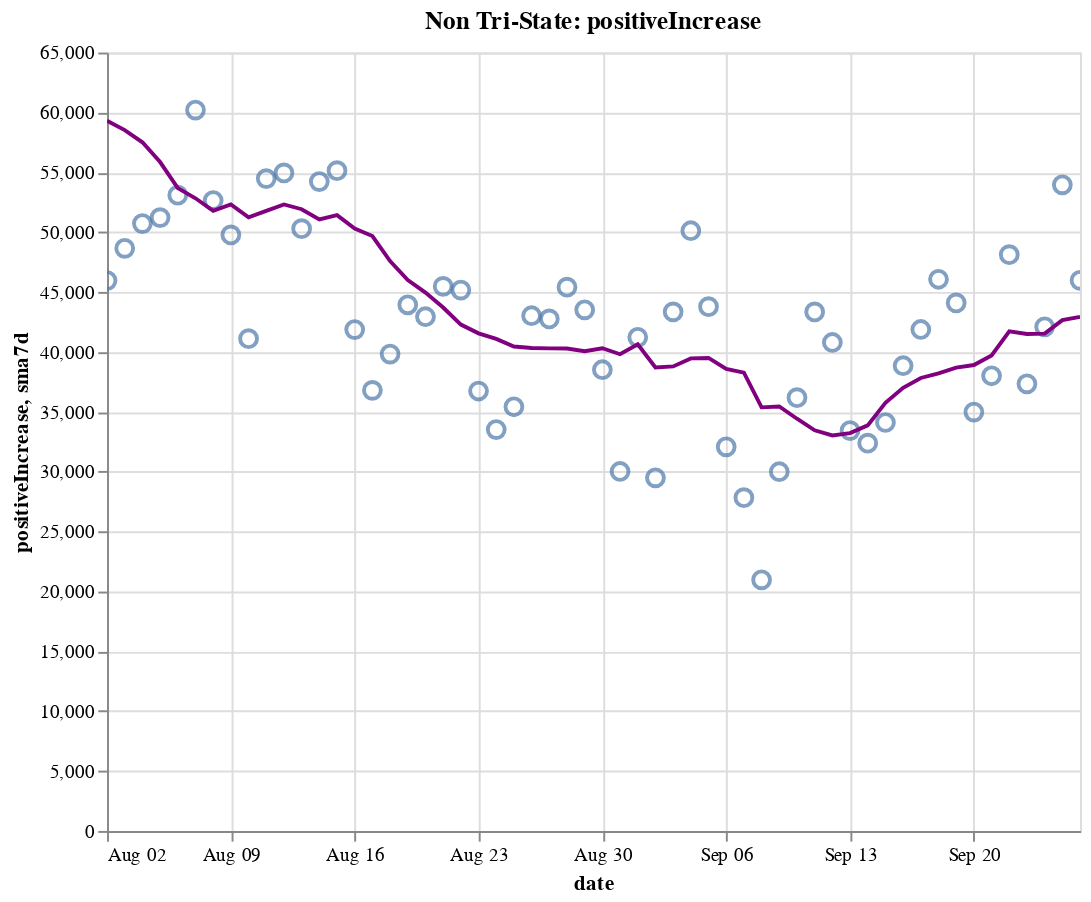

The cell this chart's notebook holds for it:
### Code cell
create_plot(non_tristate, 'positiveIncrease')

### Figure 1 — Vega-Lite specification as saved in the notebook (floating-point values rounded to 4 significant figures)
{"config": {"view": {"continuousWidth": 400, "continuousHeight": 300}}, "layer": [{"layer": [{"mark": {"type": "point", "size": 75}, "encoding": {"tooltip": [{"type": "temporal", "field": "date"}, {"type": "quantitative", "field": "positiveIncrease"}, {"type": "quantitative", "field": "sma7d"}], "x": {"type": "temporal", "field": "date"}, "y": {"type": "quantitative", "field": "positiveIncrease"}}, "selection": {"selector014": {"type": "interval", "bind": "scales", "encodings": ["x", "y"]}}}, {"mark": {"type": "line", "color": "purple"}, "encoding": {"x": {"type": "temporal", "field": "date"}, "y": {"type": "quantitative", "field": "sma7d"}}}]}, {"mark": {"type": "rule", "color": "#aaa"}, "encoding": {"x": {"type": "temporal", "field": "date"}}, "transform": [{"filter": {"selection": "selector013"}}]}, {"mark": "circle", "encoding": {"opacity": {"condition": {"value": 1, "selection": "selector013"}, "value": 0}, "tooltip": [{"type": "temporal", "field": "date"}, {"type": "quantitative", "field": "positiveIncrease"}, {"type": "quantitative", "field": "sma7d"}], "x": {"type": "temporal", "field": "date"}, "y": {"type": "quantitative", "field": "positiveIncrease"}}, "selection": {"selector013": {"type": "single", "encodings": ["x"], "on": "mouseover", "nearest": true, "empty": "none"}}}, {"mark": {"type": "text", "align": "left", "dx": 5, "dy": -5, "stroke": "white", "strokeWidth": 2}, "encoding": {"text": {"type": "quantitative", "field": "positiveIncrease"}, "tooltip": [{"type": "temporal", "field": "date"}, {"type": "quantitative", "field": "positiveIncrease"}, {"type": "quantitative", "field": "sma7d"}], "x": {"type": "temporal", "field": "date"}, "y": {"type": "quantitative", "field": "positiveIncrease"}}, "transform": [{"filter": {"selection": "selector013"}}]}, {"mark": {"type": "text", "align": "left", "dx": 5, "dy": -5}, "encoding": {"text": {"type": "quantitative", "field": "positiveIncrease"}, "tooltip": [{"type": "temporal", "field": "date"}, {"type": "quantitative", "field": "positiveIncrease"}, {"type": "quantitative", "field": "sma7d"}], "x": {"type": "temporal", "field": "date"}, "y": {"type": "quantitative", "field": "positiveIncrease"}}, "transform": [{"filter": {"selection": "selector013"}}]}], "data": {"name": "data-ad8a54b7a1e0bf74b72a102e149d8c55"}, "height": 400, "title": "Non Tri-State: positiveIncrease", "width": 500, "$schema": "https://vega.github.io/schema/vega-lite/v4.8.1.json", "datasets": {"data-ad8a54b7a1e0bf74b72a102e149d8c55": [{"date": "2020-08-02T00:00:00", "totalTestResultsIncrease": 595600.0, "positiveIncrease": 45960.0, "death": 101700.0, "deathIncrease": 486.0, "positiveRate": 0.077, "state": "Non Tri-State", "sma7d": 59300.0}, {"date": "2020-08-03T00:00:00", "totalTestResultsIncrease": 660000.0, "positiveIncrease": 48650.0, "death": 102200.0, "deathIncrease": 502.0, "positiveRate": 0.074, "state": "Non Tri-State", "sma7d": 58530.0}, {"date": "2020-08-04T00:00:00", "totalTestResultsIncrease": 652600.0, "positiveIncrease": 50720.0, "death": 103400.0, "deathIncrease": 1241.0, "positiveRate": 0.078, "state": "Non Tri-State", "sma7d": 57500.0}, {"date": "2020-08-05T00:00:00", "totalTestResultsIncrease": 605900.0, "positiveIncrease": 51220.0, "death": 104800.0, "deathIncrease": 1335.0, "positiveRate": 0.085, "state": "Non Tri-State", "sma7d": 55850.0}, {"date": "2020-08-06T00:00:00", "totalTestResultsIncrease": 660600.0, "positiveIncrease": 53090.0, "death": 106000.0, "deathIncrease": 1238.0, "positiveRate": 0.08, "state": "Non Tri-State", "sma7d": 53680.0}, {"date": "2020-08-07T00:00:00", "totalTestResultsIncrease": 703300.0, "positiveIncrease": 60200.0, "death": 107300.0, "deathIncrease": 1313.0, "positiveRate": 0.086, "state": "Non Tri-State", "sma7d": 52830.0}, {"date": "2020-08-08T00:00:00", "totalTestResultsIncrease": 613800.0, "positiveIncrease": 52640.0, "death": 108400.0, "deathIncrease": 1075.0, "positiveRate": 0.086, "state": "Non Tri-State", "sma7d": 51780.0}, {"date": "2020-08-09T00:00:00", "totalTestResultsIncrease": 611300.0, "positiveIncrease": 49770.0, "death": 109000.0, "deathIncrease": 604.0, "positiveRate": 0.081, "state": "Non Tri-State", "sma7d": 52330.0}, {"date": "2020-08-10T00:00:00", "totalTestResultsIncrease": 638600.0, "positiveIncrease": 41110.0, "death": 109400.0, "deathIncrease": 417.0, "positiveRate": 0.064, "state": "Non Tri-State", "sma7d": 51250.0}, {"date": "2020-08-11T00:00:00", "totalTestResultsIncrease": 644500.0, "positiveIncrease": 54470.0, "death": 110700.0, "deathIncrease": 1307.0, "positiveRate": 0.085, "state": "Non Tri-State", "sma7d": 51780.0}, {"date": "2020-08-12T00:00:00", "totalTestResultsIncrease": 366000.0, "positiveIncrease": 54950.0, "death": 112200.0, "deathIncrease": 1495.0, "positiveRate": 0.15, "state": "Non Tri-State", "sma7d": 52320.0}, {"date": "2020-08-13T00:00:00", "totalTestResultsIncrease": 801600.0, "positiveIncrease": 50290.0, "death": 113400.0, "deathIncrease": 1145.0, "positiveRate": 0.063, "state": "Non Tri-State", "sma7d": 51920.0}, {"date": "2020-08-14T00:00:00", "totalTestResultsIncrease": 763500.0, "positiveIncrease": 54220.0, "death": 114600.0, "deathIncrease": 1199.0, "positiveRate": 0.071, "state": "Non Tri-State", "sma7d": 51060.0}, {"date": "2020-08-15T00:00:00", "totalTestResultsIncrease": 659400.0, "positiveIncrease": 55140.0, "death": 115800.0, "deathIncrease": 1200.0, "positiveRate": 0.084, "state": "Non Tri-State", "sma7d": 51420.0}, {"date": "2020-08-16T00:00:00", "totalTestResultsIncrease": 701600.0, "positiveIncrease": 41870.0, "death": 116400.0, "deathIncrease": 611.0, "positiveRate": 0.06, "state": "Non Tri-State", "sma7d": 50290.0}, {"date": "2020-08-17T00:00:00", "totalTestResultsIncrease": 563800.0, "positiveIncrease": 36790.0, "death": 116800.0, "deathIncrease": 394.0, "positiveRate": 0.065, "state": "Non Tri-State", "sma7d": 49680.0}, {"date": "2020-08-18T00:00:00", "totalTestResultsIncrease": 574400.0, "positiveIncrease": 39820.0, "death": 118000.0, "deathIncrease": 1178.0, "positiveRate": 0.069, "state": "Non Tri-State", "sma7d": 47580.0}, {"date": "2020-08-19T00:00:00", "totalTestResultsIncrease": 588800.0, "positiveIncrease": 43940.0, "death": 119400.0, "deathIncrease": 1402.0, "positiveRate": 0.075, "state": "Non Tri-State", "sma7d": 46010.0}, {"date": "2020-08-20T00:00:00", "totalTestResultsIncrease": 605400.0, "positiveIncrease": 42940.0, "death": 120500.0, "deathIncrease": 1122.0, "positiveRate": 0.071, "state": "Non Tri-State", "sma7d": 44960.0}, {"date": "2020-08-21T00:00:00", "totalTestResultsIncrease": 648200.0, "positiveIncrease": 45480.0, "death": 121600.0, "deathIncrease": 1109.0, "positiveRate": 0.07, "state": "Non Tri-State", "sma7d": 43710.0}, {"date": "2020-08-22T00:00:00", "totalTestResultsIncrease": 666400.0, "positiveIncrease": 45160.0, "death": 122600.0, "deathIncrease": 1023.0, "positiveRate": 0.068, "state": "Non Tri-State", "sma7d": 42280.0}, {"date": "2020-08-23T00:00:00", "totalTestResultsIncrease": 571000.0, "positiveIncrease": 36740.0, "death": 123200.0, "deathIncrease": 563.0, "positiveRate": 0.064, "state": "Non Tri-State", "sma7d": 41550.0}, {"date": "2020-08-24T00:00:00", "totalTestResultsIncrease": 568300.0, "positiveIncrease": 33520.0, "death": 123500.0, "deathIncrease": 333.0, "positiveRate": 0.059, "state": "Non Tri-State", "sma7d": 41080.0}, {"date": "2020-08-25T00:00:00", "totalTestResultsIncrease": 570700.0, "positiveIncrease": 35420.0, "death": 124600.0, "deathIncrease": 1138.0, "positiveRate": 0.062, "state": "Non Tri-State", "sma7d": 40460.0}, {"date": "2020-08-26T00:00:00", "totalTestResultsIncrease": 570400.0, "positiveIncrease": 43020.0, "death": 125900.0, "deathIncrease": 1280.0, "positiveRate": 0.075, "state": "Non Tri-State", "sma7d": 40320.0}, {"date": "2020-08-27T00:00:00", "totalTestResultsIncrease": 665500.0, "positiveIncrease": 42760.0, "death": 127000.0, "deathIncrease": 1116.0, "positiveRate": 0.064, "state": "Non Tri-State", "sma7d": 40300.0}, {"date": "2020-08-28T00:00:00", "totalTestResultsIncrease": 706500.0, "positiveIncrease": 45410.0, "death": 128000.0, "deathIncrease": 1011.0, "positiveRate": 0.064, "state": "Non Tri-State", "sma7d": 40290.0}, {"date": "2020-08-29T00:00:00", "totalTestResultsIncrease": 663000.0, "positiveIncrease": 43520.0, "death": 129100.0, "deathIncrease": 1005.0, "positiveRate": 0.066, "state": "Non Tri-State", "sma7d": 40050.0}, {"date": "2020-08-30T00:00:00", "totalTestResultsIncrease": 645700.0, "positiveIncrease": 38510.0, "death": 129500.0, "deathIncrease": 463.0, "positiveRate": 0.06, "state": "Non Tri-State", "sma7d": 40310.0}, {"date": "2020-08-31T00:00:00", "totalTestResultsIncrease": 571700.0, "positiveIncrease": 30020.0, "death": 129900.0, "deathIncrease": 357.0, "positiveRate": 0.053, "state": "Non Tri-State", "sma7d": 39810.0}, {"date": "2020-09-01T00:00:00", "totalTestResultsIncrease": 635000.0, "positiveIncrease": 41220.0, "death": 130900.0, "deathIncrease": 1018.0, "positiveRate": 0.065, "state": "Non Tri-State", "sma7d": 40640.0}, {"date": "2020-09-02T00:00:00", "totalTestResultsIncrease": 540600.0, "positiveIncrease": 29490.0, "death": 131900.0, "deathIncrease": 1015.0, "positiveRate": 0.055, "state": "Non Tri-State", "sma7d": 38700.0}, {"date": "2020-09-03T00:00:00", "totalTestResultsIncrease": 667200.0, "positiveIncrease": 43350.0, "death": 133000.0, "deathIncrease": 1055.0, "positiveRate": 0.065, "state": "Non Tri-State", "sma7d": 38790.0}, {"date": "2020-09-04T00:00:00", "totalTestResultsIncrease": 802200.0, "positiveIncrease": 50120.0, "death": 133900.0, "deathIncrease": 986.0, "positiveRate": 0.062, "state": "Non Tri-State", "sma7d": 39460.0}, {"date": "2020-09-05T00:00:00", "totalTestResultsIncrease": 776500.0, "positiveIncrease": 43780.0, "death": 134900.0, "deathIncrease": 909.0, "positiveRate": 0.056, "state": "Non Tri-State", "sma7d": 39500.0}, {"date": "2020-09-06T00:00:00", "totalTestResultsIncrease": 659500.0, "positiveIncrease": 32080.0, "death": 135300.0, "deathIncrease": 436.0, "positiveRate": 0.049, "state": "Non Tri-State", "sma7d": 38580.0}, {"date": "2020-09-07T00:00:00", "totalTestResultsIncrease": 504200.0, "positiveIncrease": 27830.0, "death": 135500.0, "deathIncrease": 221.0, "positiveRate": 0.055, "state": "Non Tri-State", "sma7d": 38270.0}, {"date": "2020-09-08T00:00:00", "totalTestResultsIncrease": 416800.0, "positiveIncrease": 20970.0, "death": 135900.0, "deathIncrease": 341.0, "positiveRate": 0.05, "state": "Non Tri-State", "sma7d": 35370.0}, {"date": "2020-09-09T00:00:00", "totalTestResultsIncrease": 536600.0, "positiveIncrease": 30000.0, "death": 136900.0, "deathIncrease": 1073.0, "positiveRate": 0.056, "state": "Non Tri-State", "sma7d": 35450.0}, {"date": "2020-09-10T00:00:00", "totalTestResultsIncrease": 574400.0, "positiveIncrease": 36180.0, "death": 138100.0, "deathIncrease": 1154.0, "positiveRate": 0.063, "state": "Non Tri-State", "sma7d": 34420.0}, {"date": "2020-09-11T00:00:00", "totalTestResultsIncrease": 688000.0, "positiveIncrease": 43340.0, "death": 139100.0, "deathIncrease": 1002.0, "positiveRate": 0.063, "state": "Non Tri-State", "sma7d": 33450.0}, {"date": "2020-09-12T00:00:00", "totalTestResultsIncrease": 800000.0, "positiveIncrease": 40790.0, "death": 139900.0, "deathIncrease": 804.0, "positiveRate": 0.051, "state": "Non Tri-State", "sma7d": 33030.0}, {"date": "2020-09-13T00:00:00", "totalTestResultsIncrease": 628300.0, "positiveIncrease": 33430.0, "death": 140300.0, "deathIncrease": 379.0, "positiveRate": 0.053, "state": "Non Tri-State", "sma7d": 33220.0}, {"date": "2020-09-14T00:00:00", "totalTestResultsIncrease": 312000.0, "positiveIncrease": 32380.0, "death": 140700.0, "deathIncrease": 391.0, "positiveRate": 0.104, "state": "Non Tri-State", "sma7d": 33870.0}, {"date": "2020-09-15T00:00:00", "totalTestResultsIncrease": 618000.0, "positiveIncrease": 34110.0, "death": 141700.0, "deathIncrease": 1011.0, "positiveRate": 0.055, "state": "Non Tri-State", "sma7d": 35750.0}, {"date": "2020-09-16T00:00:00", "totalTestResultsIncrease": 628300.0, "positiveIncrease": 38850.0, "death": 142900.0, "deathIncrease": 1184.0, "positiveRate": 0.062, "state": "Non Tri-State", "sma7d": 37010.0}, {"date": "2020-09-17T00:00:00", "totalTestResultsIncrease": 705700.0, "positiveIncrease": 41870.0, "death": 143700.0, "deathIncrease": 856.0, "positiveRate": 0.059, "state": "Non Tri-State", "sma7d": 37820.0}, {"date": "2020-09-18T00:00:00", "totalTestResultsIncrease": 855300.0, "positiveIncrease": 46070.0, "death": 144600.0, "deathIncrease": 883.0, "positiveRate": 0.054, "state": "Non Tri-State", "sma7d": 38210.0}, {"date": "2020-09-19T00:00:00", "totalTestResultsIncrease": 955200.0, "positiveIncrease": 44090.0, "death": 145300.0, "deathIncrease": 735.0, "positiveRate": 0.046, "state": "Non Tri-State", "sma7d": 38680.0}, {"date": "2020-09-20T00:00:00", "totalTestResultsIncrease": 744600.0, "positiveIncrease": 34980.0, "death": 145600.0, "deathIncrease": 322.0, "positiveRate": 0.047, "state": "Non Tri-State", "sma7d": 38910.0}, {"date": "2020-09-21T00:00:00", "totalTestResultsIncrease": 621000.0, "positiveIncrease": 38010.0, "death": 145900.0, "deathIncrease": 281.0, "positiveRate": 0.061, "state": "Non Tri-State", "sma7d": 39710.0}, {"date": "2020-09-22T00:00:00", "totalTestResultsIncrease": 629400.0, "positiveIncrease": 48120.0, "death": 146800.0, "deathIncrease": 842.0, "positiveRate": 0.076, "state": "Non Tri-State", "sma7d": 41710.0}, {"date": "2020-09-23T00:00:00", "totalTestResultsIncrease": 817600.0, "positiveIncrease": 37340.0, "death": 147900.0, "deathIncrease": 1145.0, "positiveRate": 0.046, "state": "Non Tri-State", "sma7d": 41500.0}, {"date": "2020-09-24T00:00:00", "totalTestResultsIncrease": 802800.0, "positiveIncrease": 42100.0, "death": 148800.0, "deathIncrease": 908.0, "positiveRate": 0.052, "state": "Non Tri-State", "sma7d": 41530.0}, {"date": "2020-09-25T00:00:00", "totalTestResultsIncrease": 876300.0, "positiveIncrease": 53960.0, "death": 149700.0, "deathIncrease": 829.0, "positiveRate": 0.062, "state": "Non Tri-State", "sma7d": 42660.0}, {"date": "2020-09-26T00:00:00", "totalTestResultsIncrease": 870500.0, "positiveIncrease": 45980.0, "death": 150500.0, "deathIncrease": 856.0, "positiveRate": 0.053, "state": "Non Tri-State", "sma7d": 42930.0}]}}
